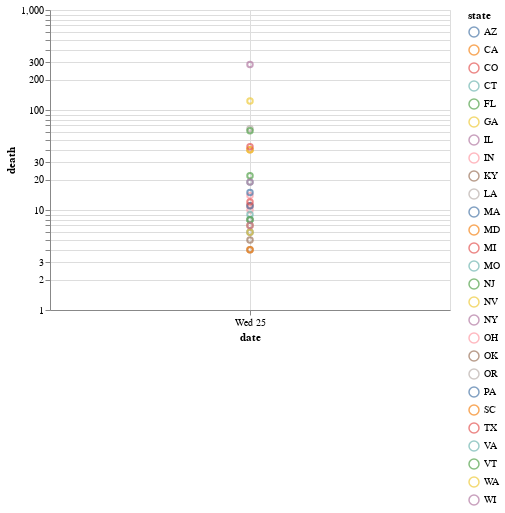

Notebook cell for this chart:
### Code cell
min_preds = '2020-03-24'
_cs = 'date state positive negative tot ldeaths death daysi'.split()
pdf_latest = dfd.query("date > @min_preds")[_cs]

color = 'state'
x = 'date'
y = 'death'


h = Chart(pdf_latest).mark_line().encode(
    x=A.X(x, title=x),
    y=A.Y(y, title=y, scale=lgs),
    color=color,
    tooltip=[color, x, y]
)

(h + h.mark_point()).interactive()

### Figure 1 — Vega-Lite specification as saved in the notebook (floating-point values rounded to 4 significant figures)
{"$schema": "https://vega.github.io/schema/vega-lite/v3.4.0.json", "config": {"mark": {"tooltip": null}, "view": {"height": 300, "width": 400}}, "data": {"name": "data-50885aaff4c137876c2256613be283c3"}, "datasets": {"data-50885aaff4c137876c2256613be283c3": [{"date": "2020-03-25T00:00:00", "daysi": 14, "death": 6, "ldeaths": 0.7782, "negative": 323, "positive": 450, "state": "AZ", "tot": 773}, {"date": "2020-03-25T00:00:00", "daysi": 14, "death": 40, "ldeaths": 1.602, "negative": 13452, "positive": 2102, "state": "CA", "tot": 15554}, {"date": "2020-03-25T00:00:00", "daysi": 14, "death": 11, "ldeaths": 1.041, "negative": 6789, "positive": 912, "state": "CO", "tot": 7701}, {"date": "2020-03-25T00:00:00", "daysi": 14, "death": 19, "ldeaths": 1.279, "negative": 5023, "positive": 875, "state": "CT", "tot": 5898}, {"date": "2020-03-25T00:00:00", "daysi": 14, "death": 22, "ldeaths": 1.342, "negative": 15374, "positive": 1682, "state": "FL", "tot": 17056}, {"date": "2020-03-25T00:00:00", "daysi": 14, "death": 40, "ldeaths": 1.602, "negative": 4932, "positive": 1247, "state": "GA", "tot": 6179}, {"date": "2020-03-25T00:00:00", "daysi": 14, "death": 19, "ldeaths": 1.279, "negative": 12344, "positive": 1865, "state": "IL", "tot": 14209}, {"date": "2020-03-25T00:00:00", "daysi": 14, "death": 14, "ldeaths": 1.146, "negative": 2879, "positive": 477, "state": "IN", "tot": 3356}, {"date": "2020-03-25T00:00:00", "daysi": 14, "death": 4, "ldeaths": 0.6021, "negative": 2865, "positive": 157, "state": "KY", "tot": 3022}, {"date": "2020-03-25T00:00:00", "daysi": 14, "death": 65, "ldeaths": 1.813, "negative": 9656, "positive": 1795, "state": "LA", "tot": 11451}, {"date": "2020-03-25T00:00:00", "daysi": 14, "death": 15, "ldeaths": 1.176, "negative": 17956, "positive": 1838, "state": "MA", "tot": 19794}, {"date": "2020-03-25T00:00:00", "daysi": 14, "death": 4, "ldeaths": 0.6021, "negative": 94, "positive": 423, "state": "MD", "tot": 517}, {"date": "2020-03-25T00:00:00", "daysi": 14, "death": 43, "ldeaths": 1.633, "negative": 2069, "positive": 2294, "state": "MI", "tot": 4363}, {"date": "2020-03-25T00:00:00", "daysi": 14, "death": 8, "ldeaths": 0.9031, "negative": 369, "positive": 356, "state": "MO", "tot": 725}, {"date": "2020-03-25T00:00:00", "daysi": 14, "death": 62, "ldeaths": 1.792, "negative": 10452, "positive": 4402, "state": "NJ", "tot": 14854}, {"date": "2020-03-25T00:00:00", "daysi": 14, "death": 6, "ldeaths": 0.7782, "negative": 4251, "positive": 321, "state": "NV", "tot": 4572}, {"date": "2020-03-25T00:00:00", "daysi": 14, "death": 285, "ldeaths": 2.455, "negative": 72668, "positive": 30811, "state": "NY", "tot": 103479}, {"date": "2020-03-25T00:00:00", "daysi": 14, "death": 10, "ldeaths": 1, "negative": 14060, "positive": 704, "state": "OH", "tot": 14764}, {"date": "2020-03-25T00:00:00", "daysi": 14, "death": 5, "ldeaths": 0.699, "negative": 805, "positive": 164, "state": "OK", "tot": 969}, {"date": "2020-03-25T00:00:00", "daysi": 14, "death": 8, "ldeaths": 0.9031, "negative": 4350, "positive": 209, "state": "OR", "tot": 4559}, {"date": "2020-03-25T00:00:00", "daysi": 14, "death": 11, "ldeaths": 1.041, "negative": 11193, "positive": 1127, "state": "PA", "tot": 12320}, {"date": "2020-03-25T00:00:00", "daysi": 14, "death": 7, "ldeaths": 0.8451, "negative": 2303, "positive": 424, "state": "SC", "tot": 2727}, {"date": "2020-03-25T00:00:00", "daysi": 14, "death": 12, "ldeaths": 1.079, "negative": 12520, "positive": 974, "state": "TX", "tot": 13494}, {"date": "2020-03-25T00:00:00", "daysi": 14, "death": 9, "ldeaths": 0.9542, "negative": 4979, "positive": 391, "state": "VA", "tot": 5370}, {"date": "2020-03-25T00:00:00", "daysi": 14, "death": 8, "ldeaths": 0.9031, "negative": 1589, "positive": 123, "state": "VT", "tot": 1712}, {"date": "2020-03-25T00:00:00", "daysi": 14, "death": 123, "ldeaths": 2.09, "negative": 31712, "positive": 2469, "state": "WA", "tot": 34181}, {"date": "2020-03-25T00:00:00", "daysi": 14, "death": 7, "ldeaths": 0.8451, "negative": 10089, "positive": 585, "state": "WI", "tot": 10674}]}, "layer": [{"encoding": {"color": {"field": "state", "type": "nominal"}, "tooltip": [{"field": "state", "type": "nominal"}, {"field": "date", "type": "temporal"}, {"field": "death", "type": "quantitative"}], "x": {"field": "date", "title": "date", "type": "temporal"}, "y": {"field": "death", "scale": {"type": "log", "zero": false}, "title": "death", "type": "quantitative"}}, "mark": "line", "selection": {"selector008": {"bind": "scales", "encodings": ["x", "y"], "type": "interval"}}}, {"encoding": {"color": {"field": "state", "type": "nominal"}, "tooltip": [{"field": "state", "type": "nominal"}, {"field": "date", "type": "temporal"}, {"field": "death", "type": "quantitative"}], "x": {"field": "date", "title": "date", "type": "temporal"}, "y": {"field": "death", "scale": {"type": "log", "zero": false}, "title": "death", "type": "quantitative"}}, "mark": "point"}]}
